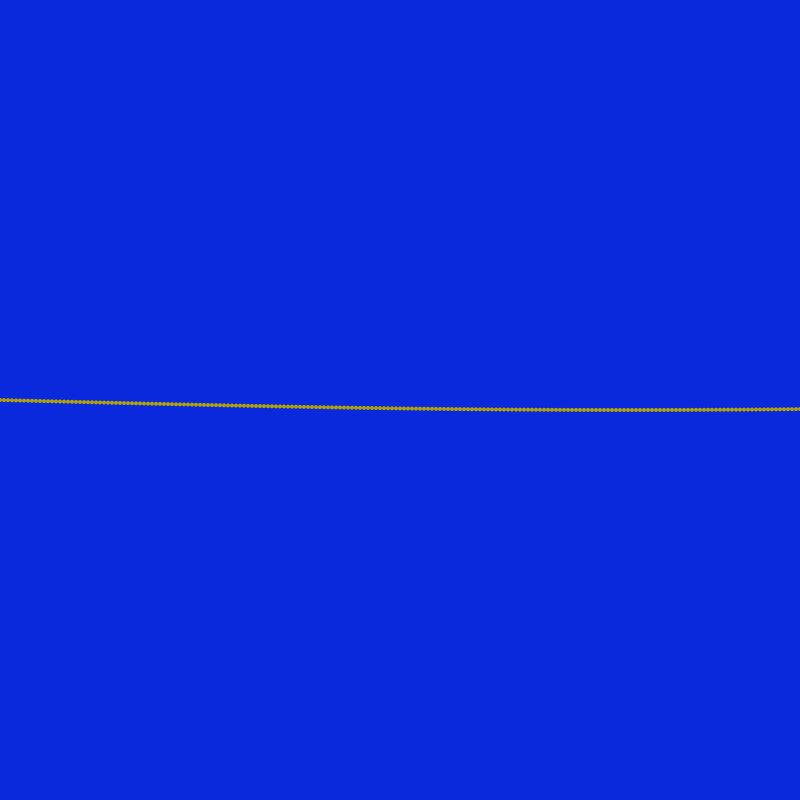
Frame 1 (no input)
Frame 60 (the mouse pressed at the canvas centre just before this capture): identical to frame 1, image omitted
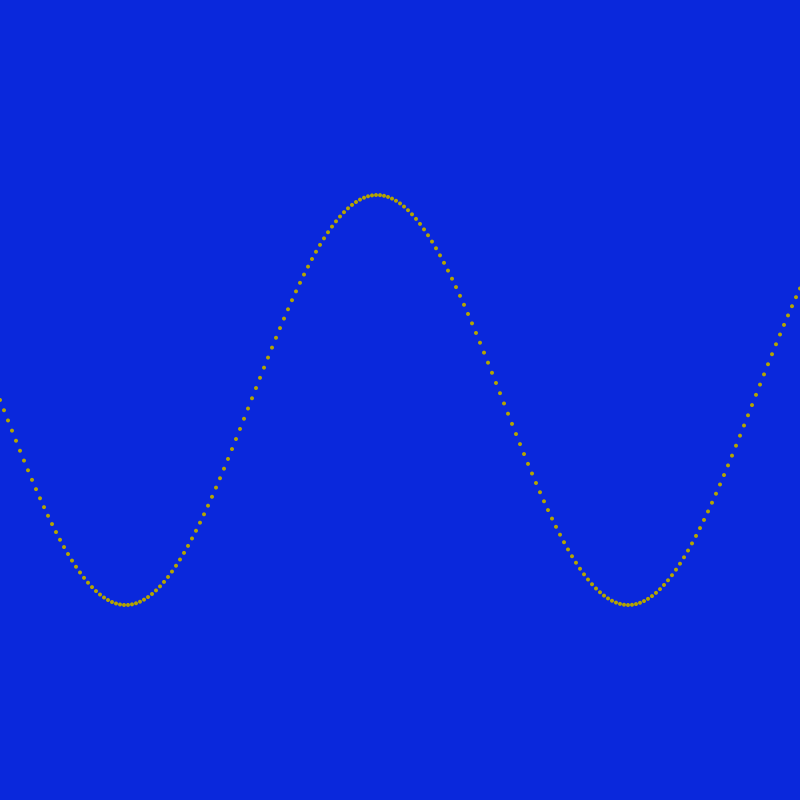
Frame 120 (the mouse held since frame 60 and released just before this capture)

The Processing sketch that drew these frames (run headless with seeded random() and noise(); from frame 60 on, the mouse is pressed at the canvas centre):

// Processing sketch: sineWaveMouse
// ── sineWaveMouse.pde
void setup() {
  size(800,800);
}

void draw(){
  background(10, 40, 220);
  float time = millis();
  float frequency = map(mouseX,0, width, 0.01, 0.09);
  float amplitude = map(mouseY,0, height, 10, 400);
  
  for(int i = 0; i < 400; i++){
    fill(180, 165, 0);
    noStroke();
    circle(i * 4, 400 + sin(i * frequency) * amplitude, 4);
    // Add time circle(i * 4, 400 + sin((time+i) * frequency) * amplitude, 4);
  }

}
